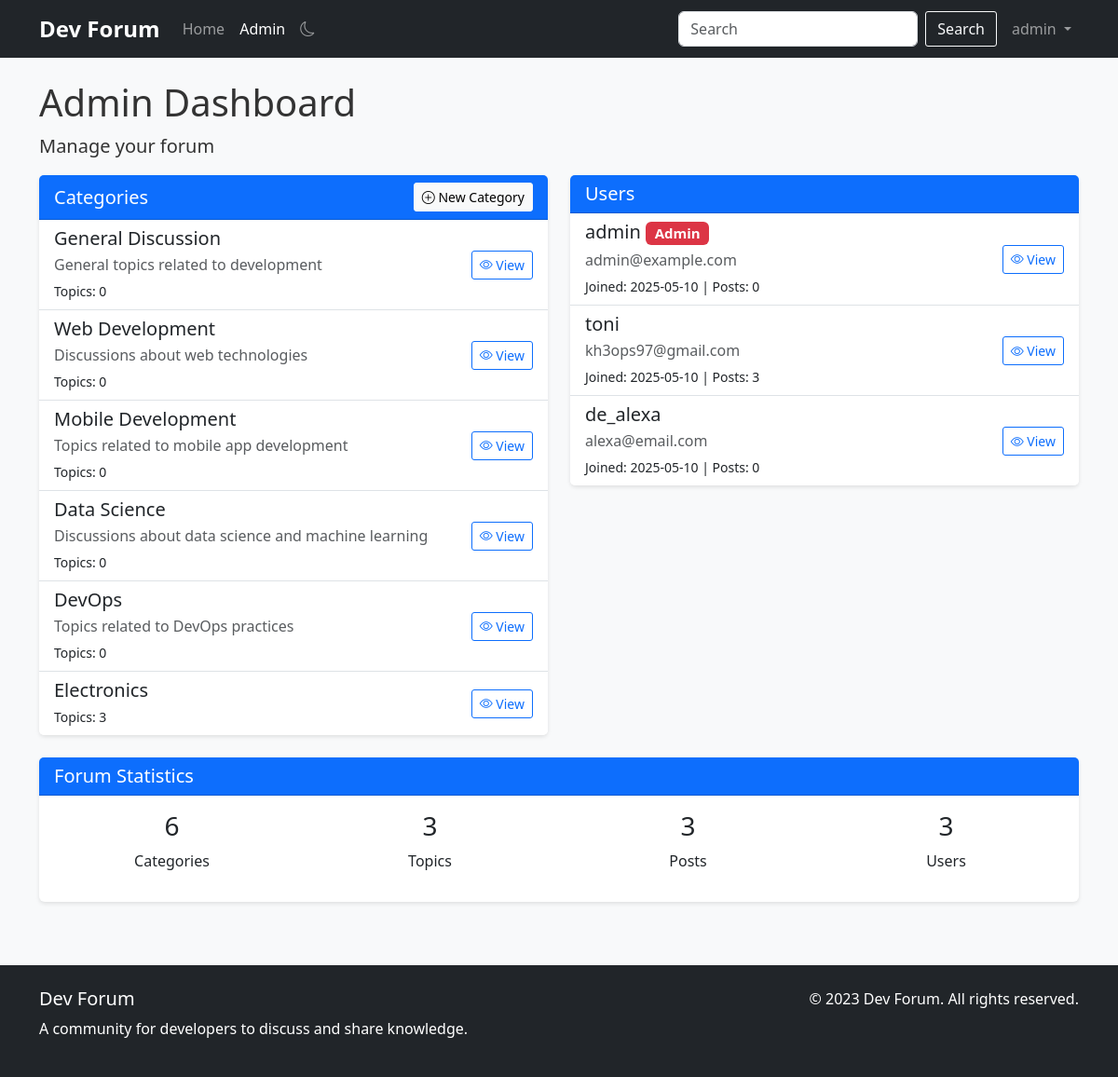
The page /admin (signed in) on the database its author committed.
### app.py (models this page shows, shortened)
class User(db.Model, UserMixin):
    id = db.Column(db.Integer, primary_key=True)
    username = db.Column(db.String(80), unique=True, nullable=False, index=True)
    email = db.Column(db.String(120), unique=True, nullable=False, index=True)
    password_hash = db.Column(db.String(128))
    bio = db.Column(db.Text, nullable=True)
    join_date = db.Column(db.DateTime, default=datetime.utcnow, index=True)
    is_admin = db.Column(db.Boolean, default=False)
    posts = db.relationship('Post', backref='author', lazy='dynamic', cascade='all, delete-orphan')
    comments = db.relationship('Comment', backref='author', lazy='dynamic', cascade='all, delete-orphan')

class Category(db.Model):
    id = db.Column(db.Integer, primary_key=True)
    name = db.Column(db.String(100), nullable=False, index=True)
    description = db.Column(db.Text, nullable=True)
    topics = db.relationship('Topic', backref='category', lazy='dynamic', cascade='all, delete-orphan')

### app.py (the view)
@app.route('/admin')
@login_required
def admin():
    if not current_user.is_admin:
        flash('You do not have permission to access this page.')
        return redirect(url_for('index'))
    users = User.query.all()
    categories = Category.query.all()
    topic_count = Topic.query.count()
    post_count = Post.query.count()
    return render_template('admin.html', users=users, categories=categories, topic_count=topic_count, post_count=post_count)

### app.py (called while the page is built)
@login_manager.user_loader
def load_user(user_id):
    return User.query.get(int(user_id))

@app.context_processor
def utility_processor():
    def recent_topics(limit=5):
        return Topic.query.order_by(Topic.created_at.desc()).limit(limit).all()
    def recent_posts(limit=5):
        return Post.query.order_by(Post.created_at.desc()).limit(limit).all()
    def user_count():
        return User.query.count()
    def topic_count():
        return Topic.query.count()
    def post_count():
        return Post.query.count()
    return {
        'recent_topics': recent_topics,
        'recent_posts': recent_posts,
        'user_count': user_count,
        'topic_count': topic_count,
        'post_count': post_count
    }

### templates/admin.html (shortened to what this page needs)
{% extends "base.html" %}
{% block content %}
<div class="row">
    <div class="col-md-12">
        <h1>Admin Dashboard</h1>
        <p class="lead">Manage your forum</p>
        <div class="row">
            <div class="col-md-6">
                <div class="card mb-4">
                    <div class="card-header bg-primary text-white">
                        <div class="d-flex justify-content-between align-items-center">
                            <h5 class="mb-0">Categories</h5>
                            <a href="{{ url_for('new_category') }}" class="btn btn-sm btn-light">
                                <i class="bi bi-plus-circle"></i> New Category
                            </a>
                        </div>
                    </div>
                    <div class="list-group list-group-flush">
                        {% for category in categories %}
                        <div class="list-group-item">
                            <div class="d-flex justify-content-between align-items-center">
                                <div>
                                    <h5 class="mb-1">{{ category.name }}</h5>
                                    <p class="mb-1 text-muted">{{ category.description }}</p>
                                    <small>Topics: {{ category.topics.count() }}</small>
                                </div>
                                <div>
                                    <a href="{{ url_for('category', category_id=category.id) }}" class="btn btn-sm btn-outline-primary">
                                        <i class="bi bi-eye"></i> View
                                    </a>
                                </div>
                            </div>
                        </div>
                        {% else %}
                        <div class="list-group-item">
                            <p class="mb-0">No categories found.</p>
                        </div>
                        {% endfor %}
                    </div>
                </div>
            </div>
            <div class="col-md-6">
                <div class="card mb-4">
                    <div class="card-header bg-primary text-white">
                        <h5 class="mb-0">Users</h5>
                    </div>
                    <div class="list-group list-group-flush">
                        {% for user in users %}
                        <div class="list-group-item">
                            <div class="d-flex justify-content-between align-items-center">
                                <div>
                                    <h5 class="mb-1">
                                        {{ user.username }}
                                        {% if user.is_admin %}
                                        <span class="badge bg-danger">Admin</span>
                                        {% endif %}
                                    </h5>
                                    <p class="mb-1 text-muted">{{ user.email }}</p>
                                    <small>Joined: {{ user.join_date.strftime('%Y-%m-%d') }} | Posts: {{ user.posts.count() }}</small>
                                </div>
                                <div>
                                    <a href="{{ url_for('profile', username=user.username) }}" class="btn btn-sm btn-outline-primary">
                                        <i class="bi bi-eye"></i> View
                                    </a>
                                </div>
                            </div>
                        </div>
                        {% else %}
                        <div class="list-group-item">
                            <p class="mb-0">No users found.</p>
                        </div>
                        {% endfor %}
                    </div>
                </div>
            </div>
        </div>
        <div class="card">
            <div class="card-header bg-primary text-white">
                <h5 class="mb-0">Forum Statistics</h5>
            </div>
            <div class="card-body">
                <div class="row text-center">
                    <div class="col-md-3">
                        <h3>{{ categories|length }}</h3>
                        <p>Categories</p>
                    </div>
                    <div class="col-md-3">
                        <h3>{{ topic_count }}</h3>
                        <p>Topics</p>
                    </div>
                    <div class="col-md-3">
                        <h3>{{ post_count }}</h3>
                        <p>Posts</p>
                    </div>
                    <div class="col-md-3">
                        <h3>{{ users|length }}</h3>
                        <p>Users</p>
                    </div>
                </div>
            </div>
        </div>
    </div>
</div>
{% endblock %}

### templates/base.html (shortened to what this page needs)
<!DOCTYPE html>
<html lang="en">
<head>
    <link href="https://cdn.jsdelivr.net/npm/bootstrap@5.3.0-alpha1/dist/css/bootstrap.min.css" rel="stylesheet">
    <link rel="stylesheet" href="https://cdn.jsdelivr.net/npm/bootstrap-icons@1.10.3/font/bootstrap-icons.css">
    <link rel="stylesheet" href="{{ url_for('static', filename='css/style.css') }}">
</head>
<body>
    <nav class="navbar navbar-expand-lg navbar-dark bg-dark">
        <div class="container">
            <a class="navbar-brand" href="{{ url_for('index') }}">Dev Forum</a>
            <div class="collapse navbar-collapse" id="navbarNav">
                <ul class="navbar-nav me-auto">
                    <li class="nav-item">
                        <a class="nav-link" href="{{ url_for('index') }}">Home</a>
                    </li>
                    {% if current_user.is_admin %}
                    <li class="nav-item">
                        <a class="nav-link" href="{{ url_for('admin') }}">Admin</a>
                    </li>
                    {% endif %}
                </ul>
                <form class="d-flex me-2" action="{{ url_for('search') }}" method="get">
                    <input class="form-control me-2" type="search" name="query" placeholder="Search" aria-label="Search">
                    <button class="btn btn-outline-light" type="submit">Search</button>
                </form>
                <ul class="navbar-nav">
                    {% if current_user.is_authenticated %}
                    <li class="nav-item dropdown">
                        <a class="nav-link dropdown-toggle" href="#" id="navbarDropdown" role="button" data-bs-toggle="dropdown" aria-expanded="false">
                            {{ current_user.username }}
                        </a>
                    </li>
                    {% endif %}
                </ul>
            </div>
        </div>
    </nav>
    <div class="container mt-4">
        {% block content %}{% endblock %}
    </div>
    <footer class="bg-dark text-white mt-5 py-4">
        <div class="container">
            <div class="row">
                <div class="col-md-6">
                    <h5>Dev Forum</h5>
                    <p>A community for developers to discuss and share knowledge.</p>
                </div>
                <div class="col-md-6 text-md-end">
                    <p>&copy; 2023 Dev Forum. All rights reserved.</p>
                </div>
            </div>
        </div>
    </footer>
</body>
</html>

### static/css/style.css (style rules this page uses)
body { font-family: 'Segoe UI', Tahoma, Geneva, Verdana, sans-serif; background-color: #f8f9fa; color: #333; }
.navbar-brand { font-weight: bold; font-size: 1.5rem; }
.card { box-shadow: 0 2px 4px rgba(0, 0, 0, 0.1); border: none; margin-bottom: 20px; }
.card-header { font-weight: bold; }
footer { margin-top: 50px; }
.btn { border-radius: 3px; }

### rows shown on the page
User: username "admin", is_admin "Admin", email "admin@example.com", join_date "2025-05-10", posts.count "0"
Category: name "General Discussion", description "General topics related to development", topics.count "0"
Category: name "Web Development", description "Discussions about web technologies", topics.count "0"
Category: name "Mobile Development", description "Topics related to mobile app development", topics.count "0"
Category: name "Data Science", description "Discussions about data science and machine learning", topics.count "0"
Category: name "DevOps", description "Topics related to DevOps practices", topics.count "0"
Category: name "Electronics", topics.count "3"
User: username "toni", email "kh3ops97@gmail.com", join_date "2025-05-10", posts.count "3"
User: username "de_alexa", email "alexa@email.com", join_date "2025-05-10", posts.count "0"

### other values the page prints
{{ categories|length }} "6"
{{ topic_count }} "3"
{{ post_count }} "3"
{{ users|length }} "3"
